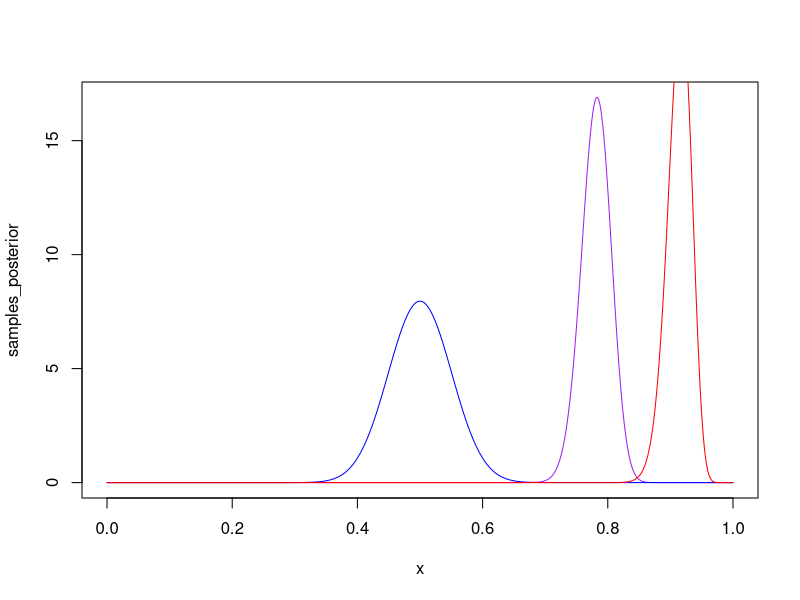
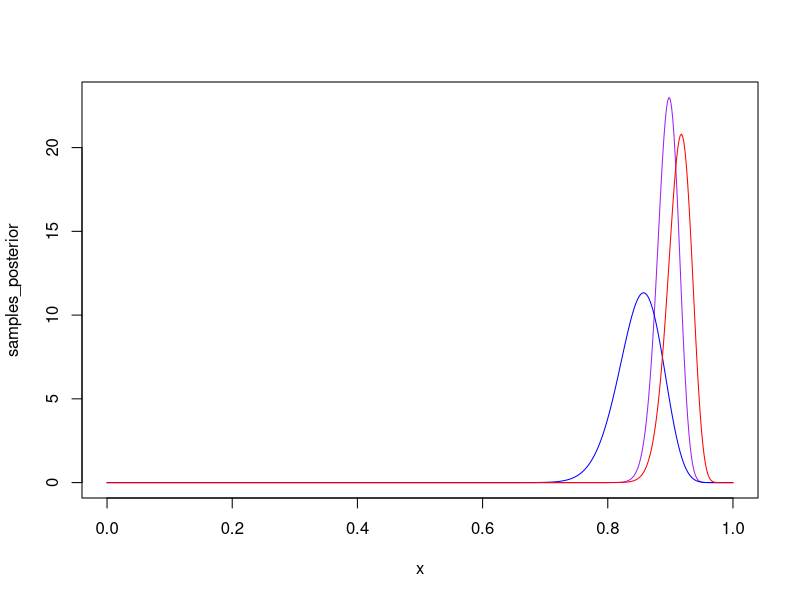
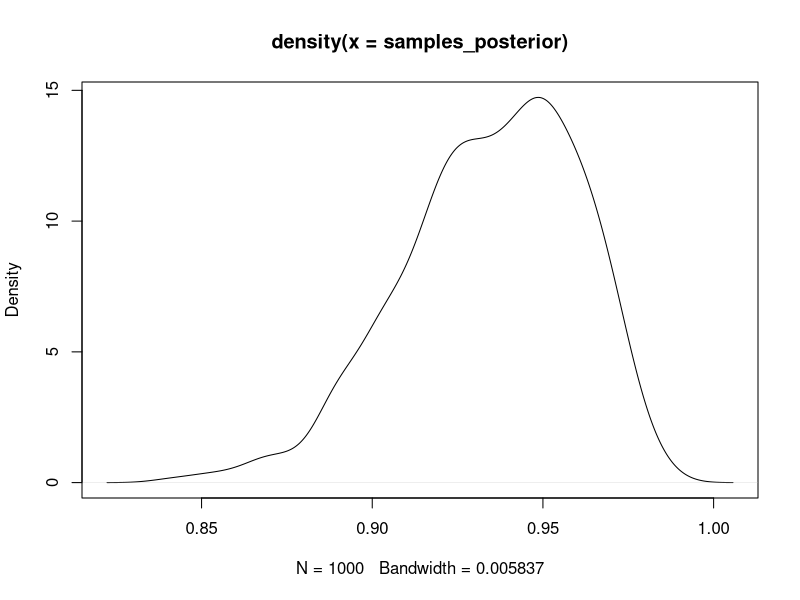
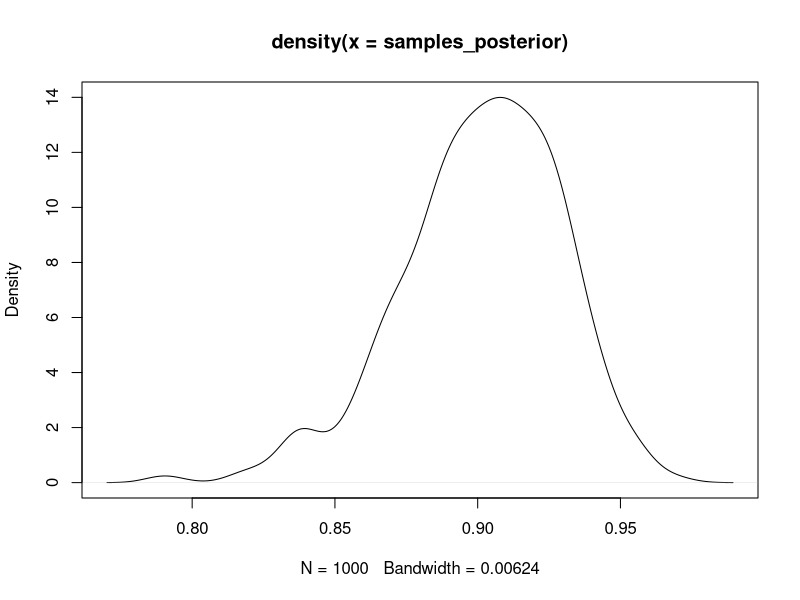
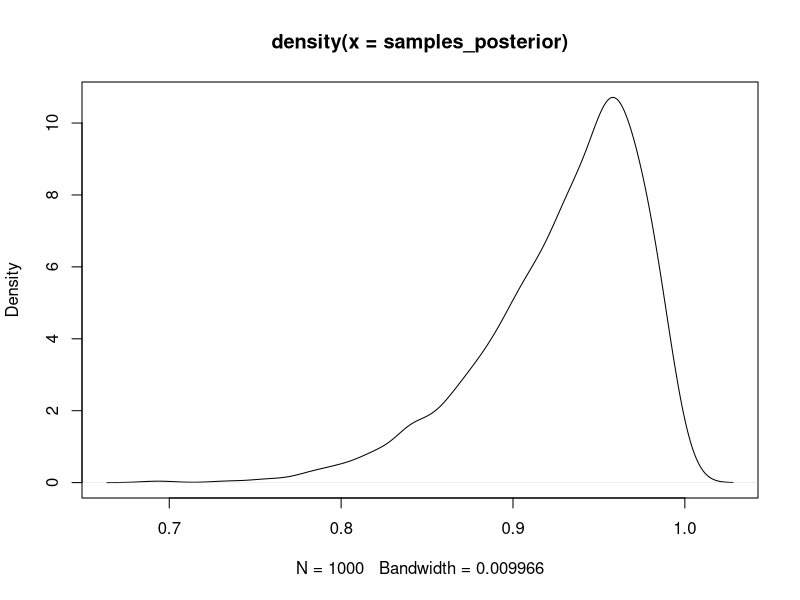
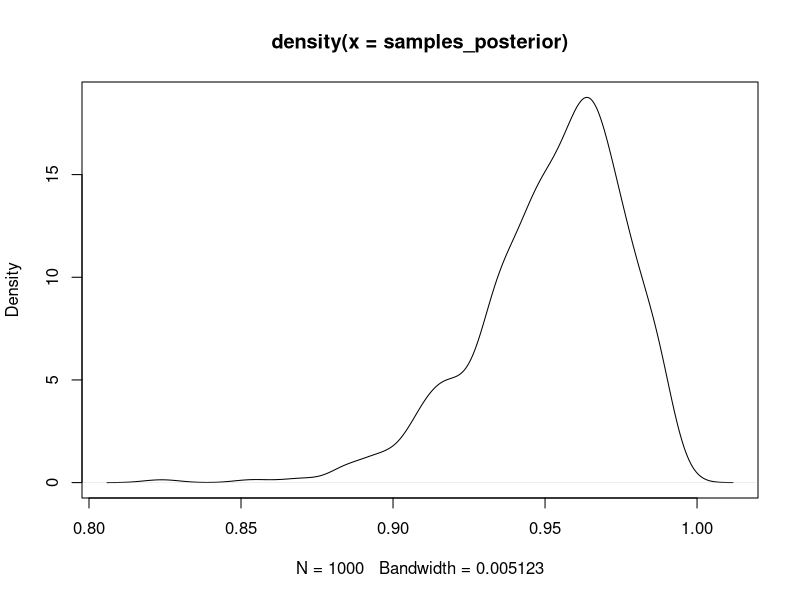
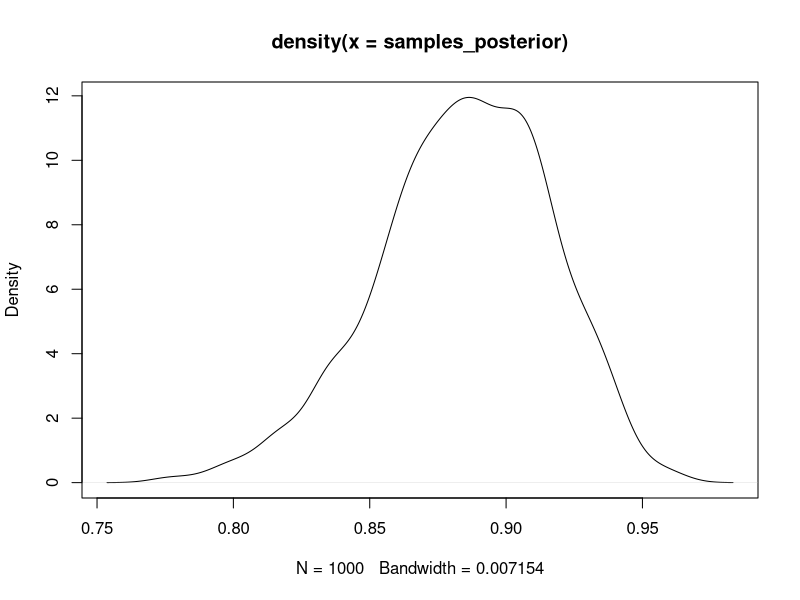

These figures' R source, in order:
library(readr)

data <- read_csv("ext_2025.csv")

names(data)
# "No"             "Hospital"       "Age"            "Sex"            "Disease2"      
# "Admission_date" "Discharge_date" "Outcome"

data$Hospital <- factor(data$Hospital)
data$Sex <- factor(data$Sex)
data$Disease2 <- factor(data$Disease2)


# Remove Ongoing (33 examples)
data <- data[data$Outcome != 'Ongoing',]

# Finish Factoring
data$Outcome <- factor(data$Outcome)


##################
##### Priors #####
##################

# A) Noninformative Prior.

alpha <- 50
beta <- 50

alpha_posterior <- alpha + nrow(data[data$Outcome == 'Recovered',])
beta_posterior <- beta + nrow(data[data$Outcome == 'Deceased',])

x <- seq(0, 1, length.out = 500)

samples_posterior <- dbeta(x, alpha_posterior, beta_posterior)
samples_prior <- dbeta(x, alpha, beta)
# Likelihood multiplied to put it on the same scale as dbeta * (nrow(data) + 1)
samples_likelihood <- dbinom(nrow(data[data$Outcome == 'Recovered',]), size = nrow(data), prob = x) * (nrow(data) + 1)

plot(x, samples_posterior, xlim = c(0, 1), col = 'purple', type = 'l')
lines(x, samples_prior, col = 'blue')
lines(x, samples_likelihood, col = 'red')

# B) Prior from Research Literature 

alpha <- 85
beta <- 15

alpha_posterior <- alpha + nrow(data[data$Outcome == 'Recovered',])
beta_posterior <- beta + nrow(data[data$Outcome == 'Deceased',])

x <- seq(0, 1, length.out = 500)

samples_posterior <- dbeta(x, alpha_posterior, beta_posterior)
samples_prior <- dbeta(x, alpha, beta)
samples_likelihood <- dbinom(nrow(data[data$Outcome == 'Recovered',]), size = nrow(data), prob = x) * (nrow(data) + 1)

plot(x, samples_posterior, xlim = c(0, 1), col = 'purple', type = 'l')
lines(x, samples_prior, col = 'blue')
lines(x, samples_likelihood, col = 'red')

#####################################
##### Conditional Distributions #####
#####################################

#####################################
# Sex A)

conditional_bayes_probability_distributions <- function(data, field, field_value) {
  sub_data <- data[data[[field]] == field_value,]
  
  # Posterior
  alpha_posterior <- nrow(sub_data[sub_data$Outcome == 'Recovered',])
  beta_posterior <- nrow(sub_data[sub_data$Outcome == 'Deceased',])
  samples_posterior <- rbeta(1000, alpha_posterior, beta_posterior)
  
  expected <- alpha_posterior / (alpha_posterior + beta_posterior)
  print(paste("Expected value: ", expected))
  
  # Bayes Stats
  # P(R | S) = P(S | R) P(R) / P(S)
  p_s <- nrow(sub_data) / nrow(data)
  p_r <- nrow(data[data$Outcome == 'Recovered',]) / nrow(data)
  p_s_given_r <- nrow(data[data$Outcome == 'Recovered' & data[[field]] == field_value,]) / nrow(data[data$Outcome == 'Recovered',])
  bayes_expected <- (p_s_given_r * p_r) / p_s
  print(paste("Value from Bayes: ", bayes_expected))
  
  # Plot
  plot(density(samples_posterior))
}


## A 1) Male
conditional_bayes_probability_distributions(data, "Sex", "Male")
# "Expected value:  0.935483870967742"
# "Value from Bayes:  0.935483870967742"

## A 2) Female
conditional_bayes_probability_distributions(data, "Sex", "Female")
# "Expected value:  0.902654867256637"
# "Value from Bayes:  0.902654867256637"

#####################################

# B) Hospital

## B 1) Hospital 1
conditional_bayes_probability_distributions(data, "Hospital", "A")
# "Expected value:  0.931034482758621"
# "Value from Bayes:  0.931034482758621"

## B 2) Hospital 2
conditional_bayes_probability_distributions(data, "Hospital", "B")
# "Expected value:  0.950617283950617"
# "Value from Bayes:  0.950617283950617"

## B 3) Hospital 3
conditional_bayes_probability_distributions(data, "Hospital", "C")
# "Expected value:  0.885416666666667"
# "Value from Bayes:  0.885416666666667"

#####################################
